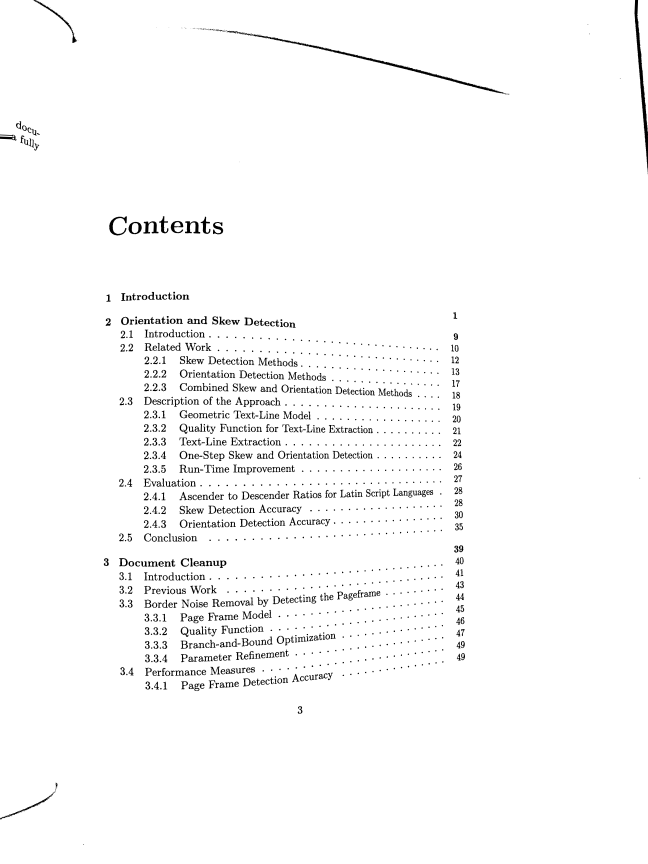
#> input picture demo/demo1.png, 2592 x 3456 px (shown at 1/4 size)
$ python quayVanBan.py
#> lines starting #> are read from the running program, lines starting #| are printed output that depends on the picture; long printed decimals are rounded
#> further down, image is the input picture: shape (3456, 2592); min 0, max 255, mean 249.5
import cv2
import numpy as np
from numpy.lib.function_base import angle
from scipy.ndimage import interpolation as inter

def get_angle(image, delta = 1, center = 0, range = 45):
    def determine_score(arr, angle):
        data = inter.rotate(arr, angle, reshape = False, order = 0)
        histogram = np.sum(data, axis = 1, dtype = object)
        score = np.sum((histogram[1:] - histogram[:-1]) ** 2, dtype = object)

        return histogram, score

    scores = []
    angles = np.arange(center - range, center + range + delta, delta)
    for angle in angles:
        histogram, score = determine_score(image, angle)
        scores.append(score)

    best_angle = angles[scores.index(max(scores))]
    return best_angle

def rotate_image(image, angle):
    (h, w) = image.shape[:2]
    center = (w // 2, h // 2)

    M = cv2.getRotationMatrix2D(center, angle, 1.0)
    rotated = cv2.warpAffine(image, M, (w, h), flags=cv2.INTER_CUBIC, borderMode=cv2.BORDER_REPLICATE)

    return rotated

def resize_image(image, max_width = 800, max_height = 1000):
#> called with max_width = 800, max_height = 1000
    height, width = image.shape[:2]
#> height = 3456; width = 2592

    scale_with = float(max_width) / width
#> scale_with = 0.309
    scale_height = float(max_height) / height
#> scale_height = 0.289

    scale = max(scale_with, scale_height)
#> scale = 0.309

    if scale < 1.0:
        return cv2.resize(image, None, fx = scale, fy = scale, interpolation = cv2.INTER_AREA)
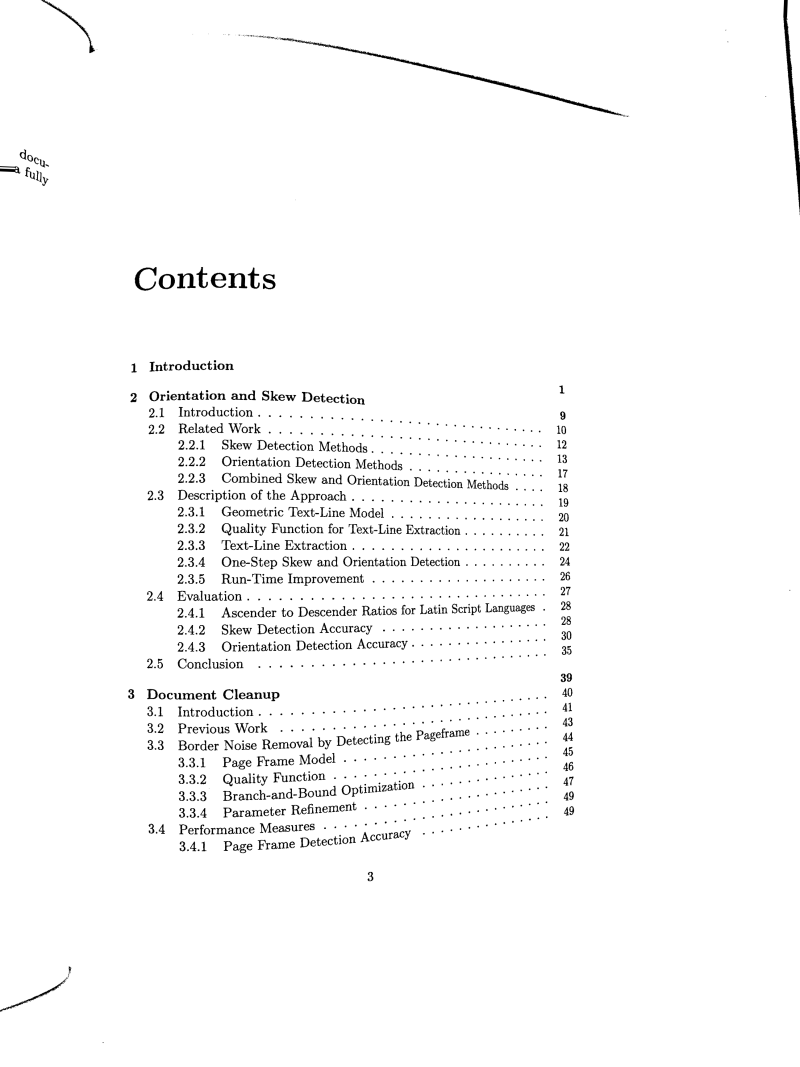
#> returned value: shape (1067, 800); min 0, max 255, mean 249.5
    else:
        return image

def correct_skew(image, delta = 0.01, range = 45):
    small = resize_image(image)

    _delta = 1
    angle = 0
    while _delta >= delta:
        angle = get_angle(small, _delta, angle, range)
        print(angle)

        range = _delta
        _delta /= 10
#> this loop made 3 passes
#> angle on passes 1 to 3: -1, -0.1, -0.08
#| -1
#| -0.1
#| -0.08
#> pass 1, in determine_score, `data = inter.rotate(arr, angle, reshape = False, order = 0)`:
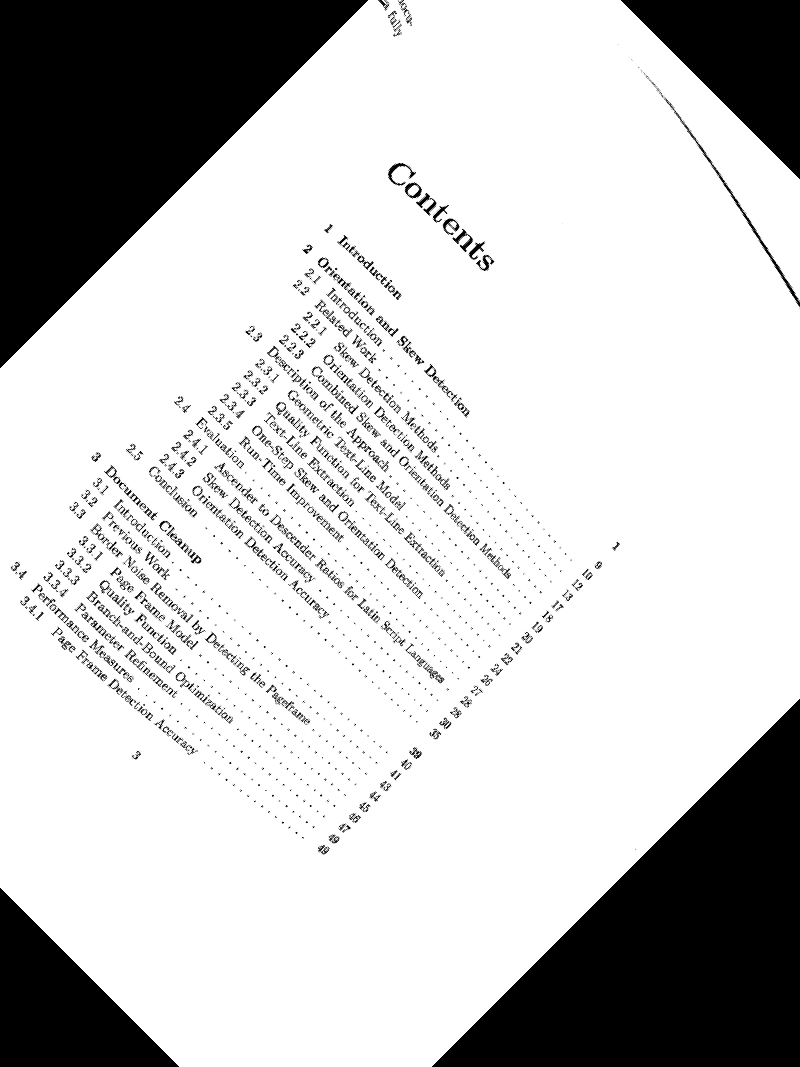
#> data: shape (1067, 800); min 0, max 255, mean 199.8
#> pass 1, in determine_score (call 2), `data = inter.rotate(arr, angle, reshape = False, order = 0)`:
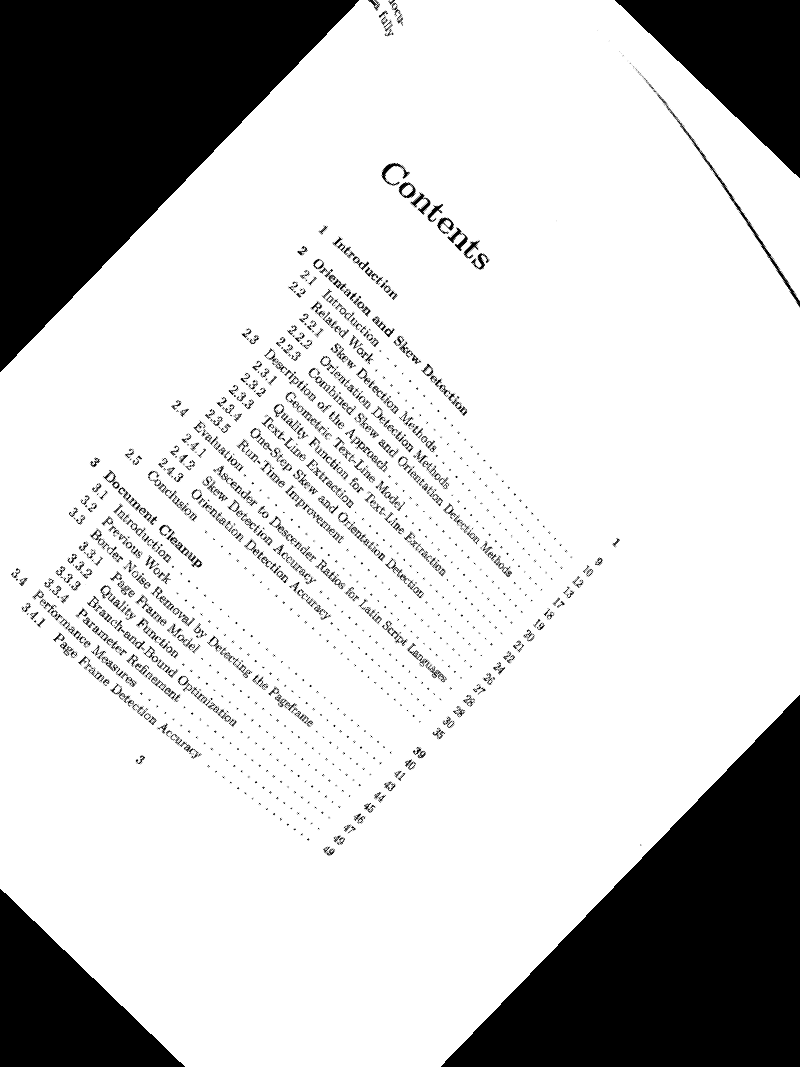
#> data: shape (1067, 800); min 0, max 255, mean 200
#> pass 1, in determine_score (call 3), `data = inter.rotate(arr, angle, reshape = False, order = 0)`:
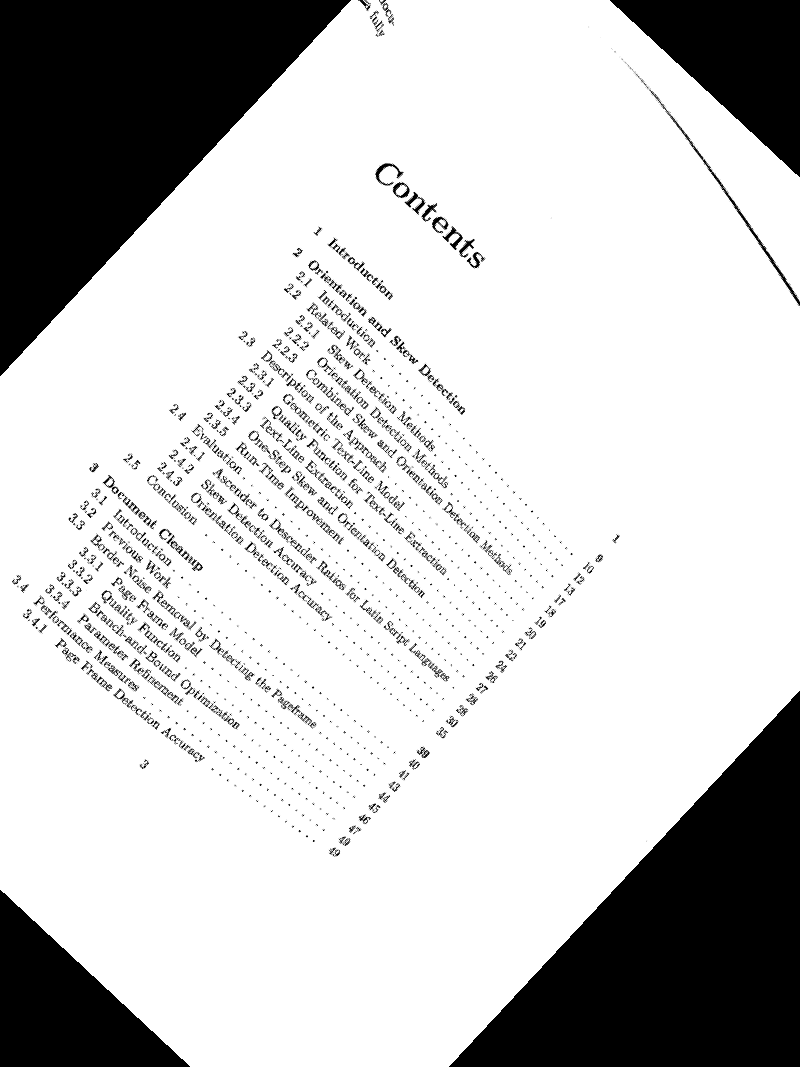
#> data: shape (1067, 800); min 0, max 255, mean 200.3
#> pass 1, in determine_score (call 4), `data = inter.rotate(arr, angle, reshape = False, order = 0)`:
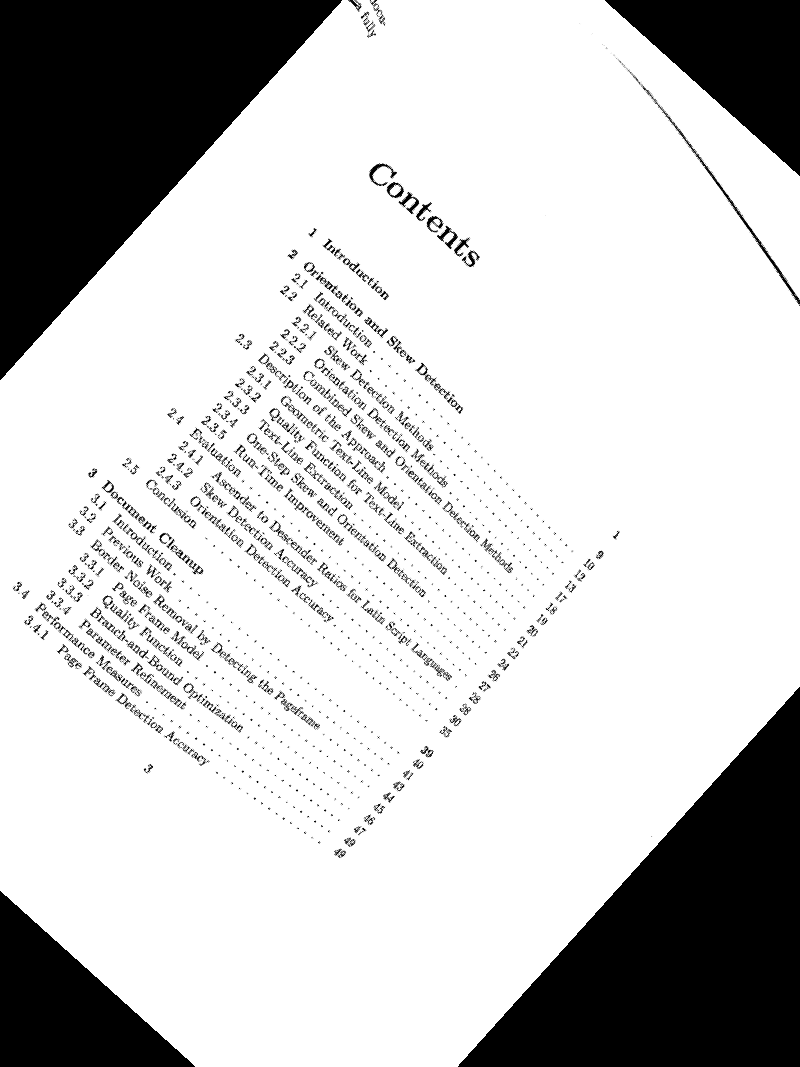
#> data: shape (1067, 800); min 0, max 255, mean 200.6

    return rotate_image(image, angle)
#> in rotate_image, `M = cv2.getRotationMatrix2D(center, angle, 1.0)`: M = [[1, -0.0014, 2.41], [0.0014, 1, -1.81]]


if __name__ == '__main__':
    image = cv2.imread('demo/demo1.png', 0)

    cv2.imwrite("res11.png", correct_skew(image))

$ run again, with demo/demo2.png copied over demo/demo1.png
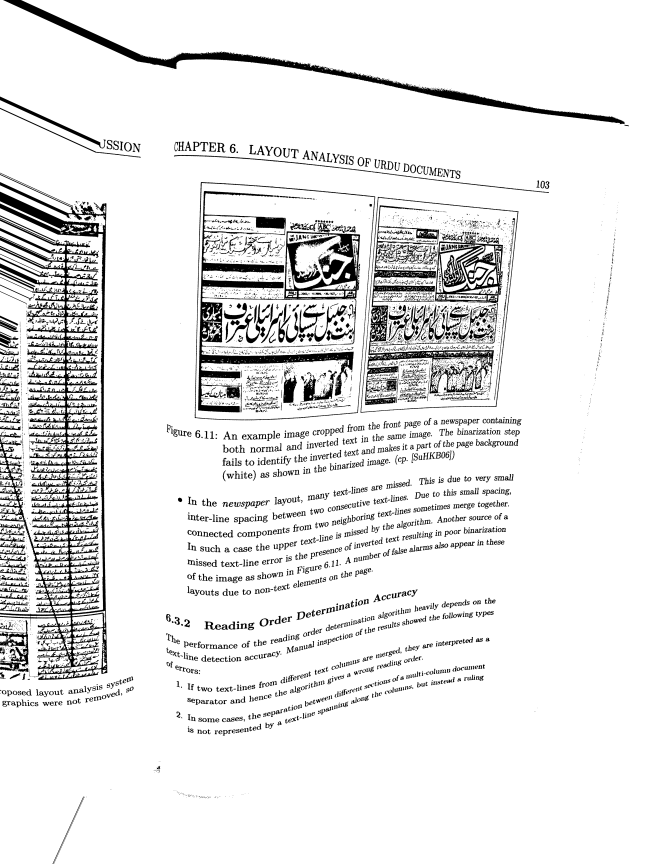
#> input picture demo/demo2.png, 2592 x 3456 px (shown at 1/4 size)
#> image is the input picture: shape (3456, 2592); min 0, max 255, mean 230.6
#> the loop in correct_skew, `while _delta >= delta:` made 3 passes
#> angle on passes 1 to 3: 0, -2.22e-16, -2.78e-16
#> (printed output is left out)
#> pass 1, in determine_score (call 3), `data = inter.rotate(arr, angle, reshape = False, order = 0)`:
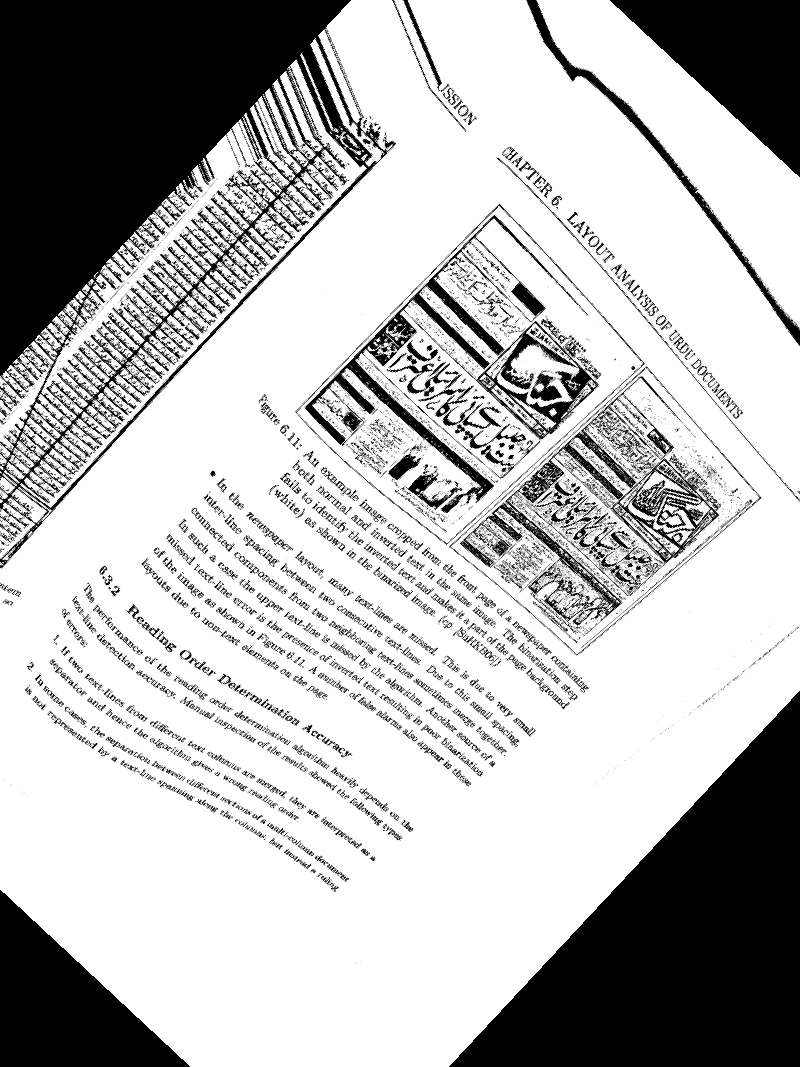
#> data: shape (1067, 800); min 0, max 255, mean 183.1
#> pass 1, in determine_score (call 4), `data = inter.rotate(arr, angle, reshape = False, order = 0)`:
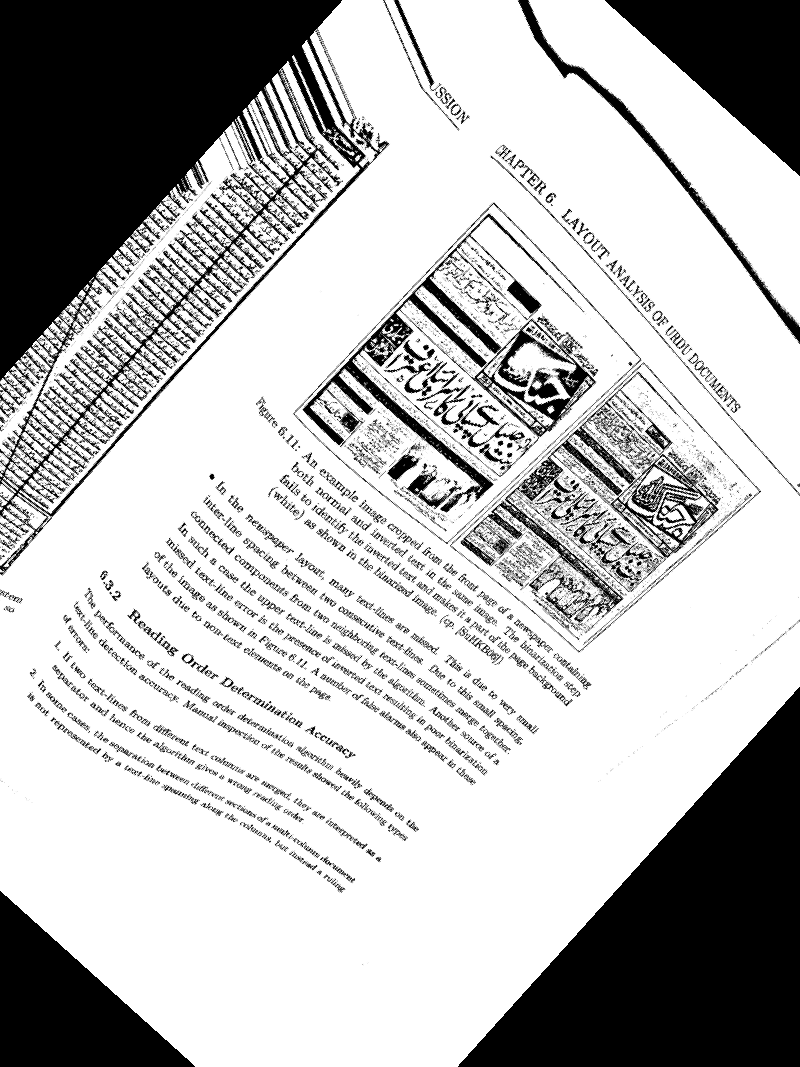
#> data: shape (1067, 800); min 0, max 255, mean 183.4
#> M = [[1, -4.84e-18, 8.37e-15], [4.84e-18, 1, -6.28e-15]]
